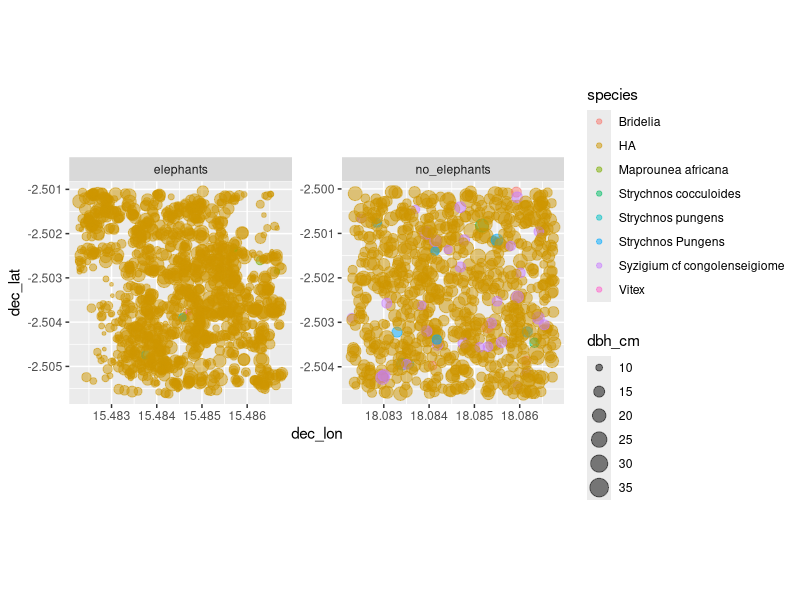
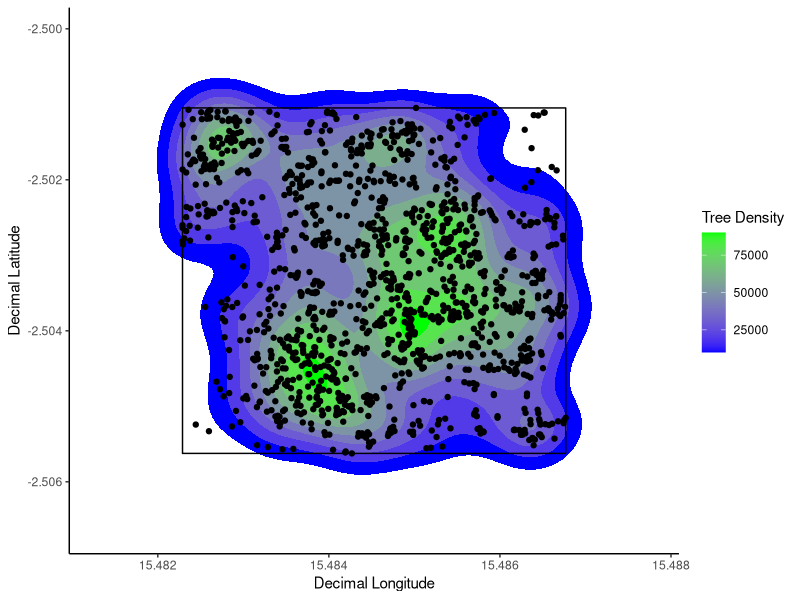
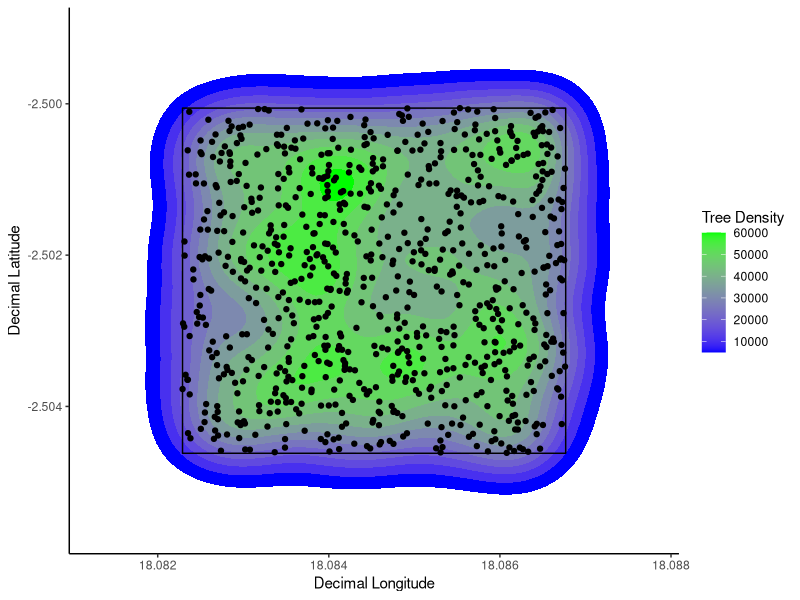

These charts were generated, in order, by the following R code:
# Packages ----
library(ggplot2)
library(dplyr)
library(readr)

# Set working directory ----
setwd("/Users/johngodlee/Downloads/congo_diam")

# Import data ----
# Tree locations and diameters
tree_loc_diam_1_2_summ <- read.csv("tree_loc_diam_1_2.csv")

# Plot bounding boxes
plot_bbox_1 <- read_csv("plot_bb_1.csv")  # Elephant plot
plot_bbox_2 <- read_csv("plot_bb_2.csv")  # No elephant plot

# Plot tree dbh as point size ----
ggplot(tree_loc_diam_1_2_summ, aes(x = dec_lon, 
																	 y = dec_lat, 
																	 size = dbh_cm, 
																	 colour = species)) + 
	geom_point(alpha = 0.5) + 
	theme(aspect.ratio = 1) +  # coord_map() doesn't work with facet_wrap()
	facet_wrap(~ plot, scales = "free") 

# Is there an effect of elephants on spatial clustering of trees? ----
# Split data frames
tree_loc_diam_1_summ <- tree_loc_diam_1_2_summ %>%
	filter(plot == "elephants")

tree_loc_diam_2_summ <- tree_loc_diam_1_2_summ %>%
	filter(plot == "no_elephants")

# Create heatmaps based on density of trees
elephant_plot <- ggplot(tree_loc_diam_1_summ, aes(x = dec_lon, y = dec_lat)) + 
	stat_density2d(aes(fill = ..level..), geom = "polygon") +
	scale_fill_gradient(low = "blue", high = "green") + 
	geom_polygon(data = plot_bbox_1, aes(x = dec_lon, y = dec_lat), fill = NA, colour = "black") + 
	geom_point() + 
	xlim(min(plot_bbox_1$dec_lon) - 0.001, max(plot_bbox_1$dec_lon) + 0.001) + 
	ylim(min(plot_bbox_1$dec_lat) - 0.001, max(plot_bbox_1$dec_lat) + 0.001) + 
	xlab("Decimal Longitude") +
	ylab("Decimal Latitude") +
	labs(fill = "Tree Density") +
	theme_classic() 

no_elephant_plot <- ggplot(tree_loc_diam_2_summ, aes(x = dec_lon, y = dec_lat)) + 
	stat_density2d(aes(fill = ..level..), geom = "polygon") +
	scale_fill_gradient(low = "blue", high = "green") + 
	geom_polygon(data = plot_bbox_2, aes(x = dec_lon, y = dec_lat), fill = NA, colour = "black") + 
	geom_point() + 
	xlim(min(plot_bbox_2$dec_lon) - 0.001, max(plot_bbox_2$dec_lon) + 0.001) + 
	ylim(min(plot_bbox_2$dec_lat) - 0.001, max(plot_bbox_2$dec_lat) + 0.001) + 
	xlab("Decimal Longitude") +
	ylab("Decimal Latitude") +
	labs(fill = "Tree Density") +
	theme_classic() 

# Save the plots
ggsave(filename = "img/elephant_plot.png", plot = elephant_plot)
ggsave(filename = "img/no_elephant_plot.png", plot = no_elephant_plot)
